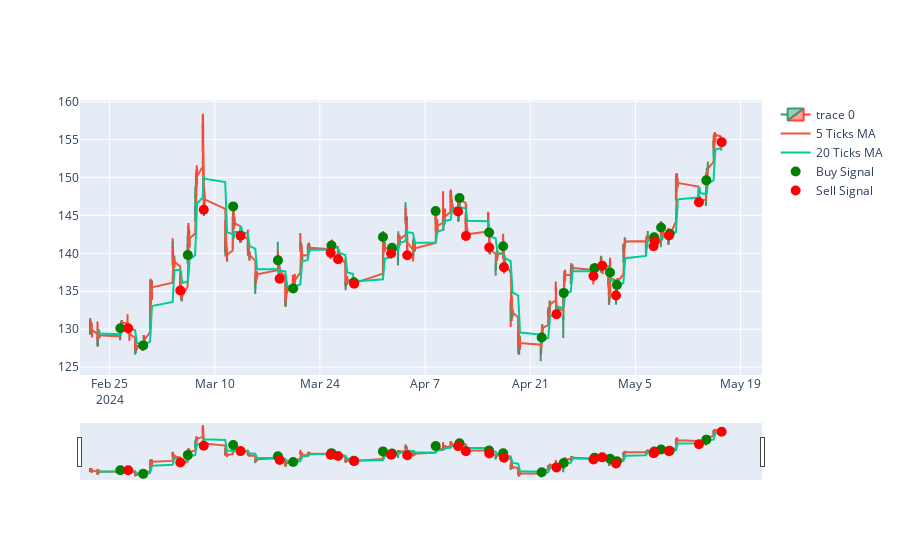

Notebook cell for this chart:
### Code cell
# calculate profit and loss

tsm_data['buy_price'] = np.where(tsm_data['signal'] == 1, tsm_data['Close'], np.nan)
tsm_data['sell_price'] = np.where(tsm_data['signal'] == -1, tsm_data['Close'], np.nan)

tsm_data['buy_price'] = tsm_data['buy_price'].ffill()
tsm_data['sell_price'] = tsm_data['sell_price'].ffill()

tsm_data['PnL'] = tsm_data['sell_price'] - tsm_data['buy_price']

print(tsm_data['PnL'].sum())

# plot the profit and loss

fig = go.Figure(data=[go.Candlestick(x=tsm_data.index,
                open=tsm_data['Open'],
                high=tsm_data['High'],
                low=tsm_data['Low'],
                close=tsm_data['Close'])])

fig.add_trace(go.Scatter(x=tsm_data.index, y=tsm_data['Close'].rolling(window=5).mean(), name='5 Ticks MA'))
fig.add_trace(go.Scatter(x=tsm_data.index, y=tsm_data['Close'].rolling(window=20).mean(), name='20 Ticks MA'))

buy_signals = tsm_data[tsm_data['signal'] == 1]
sell_signals = tsm_data[tsm_data['signal'] == -1]

fig.add_trace(go.Scatter(x=buy_signals.index, y=buy_signals['Close'], mode='markers', marker=dict(color='green', size=10), name='Buy Signal'))
fig.add_trace(go.Scatter(x=sell_signals.index, y=sell_signals['Close'], mode='markers', marker=dict(color='red', size=10), name='Sell Signal'))

fig.show()

### Figure 1 — Plotly figure (JSON) as saved in the notebook; plotly's stock layout.template omitted (floating-point values rounded to 4 significant figures; data arrays with more than 128 entries replaced by an {"elided": "..."} marker saying what was removed)
{"data": [{"close": {"elided": "772 float values"}, "high": {"elided": "772 float values"}, "low": {"elided": "772 float values"}, "open": {"elided": "772 float values"}, "type": "candlestick", "x": {"elided": "772 str values"}}, {"name": "5 Ticks MA", "type": "scatter", "x": {"elided": "772 str values"}, "y": {"elided": "772 float values"}}, {"name": "20 Ticks MA", "type": "scatter", "x": {"elided": "772 str values"}, "y": {"elided": "772 float values"}}, {"marker": {"color": "green", "size": 10}, "mode": "markers", "name": "Buy Signal", "type": "scatter", "x": ["2024-02-26T10:30:00-05:00", "2024-02-29T11:30:00-05:00", "2024-03-06T10:00:00-05:00", "2024-03-12T11:00:00-04:00", "2024-03-18T10:00:00-04:00", "2024-03-20T10:30:00-04:00", "2024-03-25T13:00:00-04:00", "2024-03-28T12:30:00-04:00", "2024-04-01T09:30:00-04:00", "2024-04-02T14:30:00-04:00", "2024-04-08T10:00:00-04:00", "2024-04-11T14:00:00-04:00", "2024-04-15T12:30:00-04:00", "2024-04-17T09:30:00-04:00", "2024-04-22T12:30:00-04:00", "2024-04-25T11:00:00-04:00", "2024-04-29T13:30:00-04:00", "2024-05-01T15:00:00-04:00", "2024-05-02T13:00:00-04:00", "2024-05-07T12:00:00-04:00", "2024-05-08T10:00:00-04:00", "2024-05-09T13:30:00-04:00", "2024-05-14T10:30:00-04:00"], "y": [130.1, 127.9, 139.8, 146.2, 139.1, 135.4, 141.0, 136.2, 142.2, 140.8, 145.6, 147.3, 142.8, 140.9, 128.9, 134.8, 138.1, 137.5, 135.8, 142.1, 143.4, 142.6, 149.6]}, {"marker": {"color": "red", "size": 10}, "mode": "markers", "name": "Sell Signal", "type": "scatter", "x": ["2024-02-27T11:30:00-05:00", "2024-03-05T10:00:00-05:00", "2024-03-08T13:00:00-05:00", "2024-03-13T10:30:00-04:00", "2024-03-18T15:30:00-04:00", "2024-03-25T10:30:00-04:00", "2024-03-26T10:00:00-04:00", "2024-03-28T13:30:00-04:00", "2024-04-02T11:30:00-04:00", "2024-04-04T15:00:00-04:00", "2024-04-11T09:30:00-04:00", "2024-04-12T10:30:00-04:00", "2024-04-15T13:00:00-04:00", "2024-04-17T12:00:00-04:00", "2024-04-24T12:00:00-04:00", "2024-04-29T10:00:00-04:00", "2024-04-30T14:00:00-04:00", "2024-05-02T10:00:00-04:00", "2024-05-07T10:00:00-04:00", "2024-05-07T14:00:00-04:00", "2024-05-09T11:00:00-04:00", "2024-05-13T11:00:00-04:00", "2024-05-16T11:30:00-04:00"], "y": [130.1, 135.1, 145.8, 142.3, 136.6, 140.1, 139.2, 136.0, 140.0, 139.7, 145.5, 142.3, 140.8, 138.2, 132.0, 137.0, 138.4, 134.4, 140.9, 141.6, 142.4, 146.7, 154.7]}], "layout": {}}
